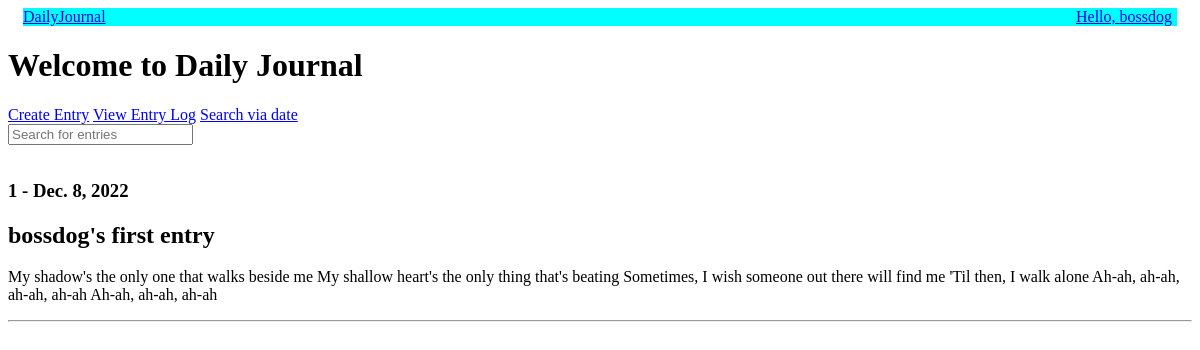
Page /entry-log (signed in) on the committed database.
### base/models.py (models this page shows, shortened)
class User(AbstractUser):
    name = models.CharField(max_length=200, null=True)
    email = models.EmailField(unique=True, null=True)
    bio = models.TextField(null=True)
    avatar = models.ImageField(null=True, default="avatar.svg")
    USERNAME_FIELD = 'email'
    REQUIRED_FIELDS = ['username']

class Entry(models.Model):
    host = models.ForeignKey(User,  on_delete=models.SET_NULL, null=True)
    record = models.TextField( null = False)
    created_at = models.DateField(auto_now_add=True, auto_now=False)
    highlight = models.CharField(max_length = 200)
    sentiment = (
        ('H','Happy'),
        ('M','Meh'),
        ('S','Sad')
    )
    mood = models.CharField(choices = sentiment, max_length=10, null=True)

### base/views.py (the view)
# urls.py: path('entry-log', views.entryLog, name='entry-log')
def entryLog(request):
    page = 'entry-log'
    if request.user.is_authenticated:
        searched_entries = Entry.objects.filter(host = request.user)
        if request.method=='POST':
            searched = request.POST['searched']
            searched_entries = searched_entries.filter(Q(record__contains=searched)| Q(highlight__contains=searched))
            context={'searched_entries':searched_entries.order_by('-created_at'), 'searched':searched,'page':page}
        else:
            context={'searched_entries':searched_entries,'page':page}
        return render(request, 'base/home.html',context=context)
    else:
        return render(request, 'base/home.html')

### base/templates/base/home.html (shortened to what this page needs)
{% extends 'main.html' %}
{% block content %}
<h1>Welcome to Daily Journal</h1>
{% if user.is_authenticated %}
<div class="container">
    <div class="notebook">
        <div class="main-content">
            <div class="header-bar">
                <a href="{% url 'create-entry' %}">Create Entry</a>
                <a href="{% url 'entry-log' %}">View Entry Log</a>
                <a href="{% url 'calendar' %}">Search via date</a>
            </div>
            <div class="content-mid">
                {% if page == 'entry-log' %}
                <div class="search-items">
                    <form action="" method="POST">
                     <input type="text" name="searched" placeholder = "Search for entries" />
                    </form>
                </div>
                {% include 'base/entry_log.html' %}
                {% elif page == 'create-entry' %}
                {% include 'base/create-entry.html' %}
                {% elif page == 'calendar' %}
                {% include 'base/calendar_module.html' %}
                {% else %}
                <p>{{request.user.username}}'s Diary</p>
                {% endif %}
            </div>
        </div>
    </div>
{% endif %}
</div>
{% endblock %}

### templates/navbar.html
{% load static %}
{% if user.is_authenticated %}
<link rel="stylesheet" href="{% static 'styles/main.css' %}">
<div class="navbar">
    <div class="logo">
        <a href="{% url 'home' %}">DailyJournal</a>
    </div>
    <div class="links">
        {% if user.is_authenticated %}
        <a href="{% url 'logout' %}">Hello, {{request.user.username}}</a>
        {% else %}
        <a href="{% url 'login' %}">Login/SignUp</a>
        {% endif %}
    </div>
    {% else %}
    <a href="{% url 'login' %}">Login/SignUp</a>
    {% endif %}
</div>

### base/templates/base/entry_log.html (shortened to what this page needs)
{% block content %}
{% for record in searched_entries %}
<h3>{{forloop.counter}} - {{record.created_at}}</h3>
<h2>{{record.highlight}}</h2>
<p>{{record.record}}</p>
<hr>
{% endfor %}
{% endblock %}

### static/styles/main.css (style rules this page uses)
.navbar { background-color: aqua; display: flex; flex-direction: row; justify-content: space-between; margin: 5px 15px; }
.links { display: flex; flex-direction: row; justify-content: space-between; }
.links a { margin: 0px 5px; }
.search-items { display: flex; justify-content: space-between; flex-direction: row; }

### rows in the picture
User: user.username "bossdog"
Entry: created_at "Dec. 8, 2022", highlight "bossdog's first entry", record "My shadow's the only one that walks beside me My shallow heart's the only thing that's beating Sometimes, I wish someone out there will find me 'Til then, I walk alone Ah-ah, ah-ah, ah-ah, ah-ah Ah-ah, ah-ah, ah-ah"
